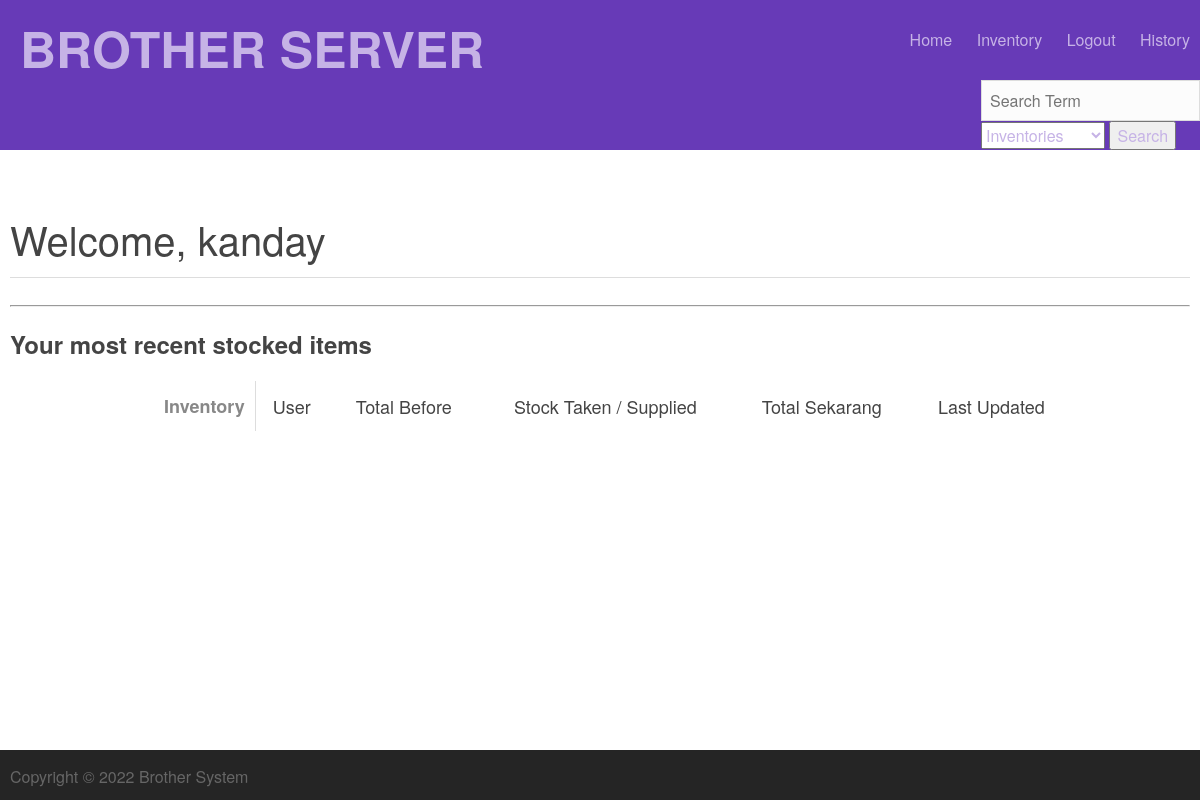
/home (signed in), run on an earlier commit of the app's database.
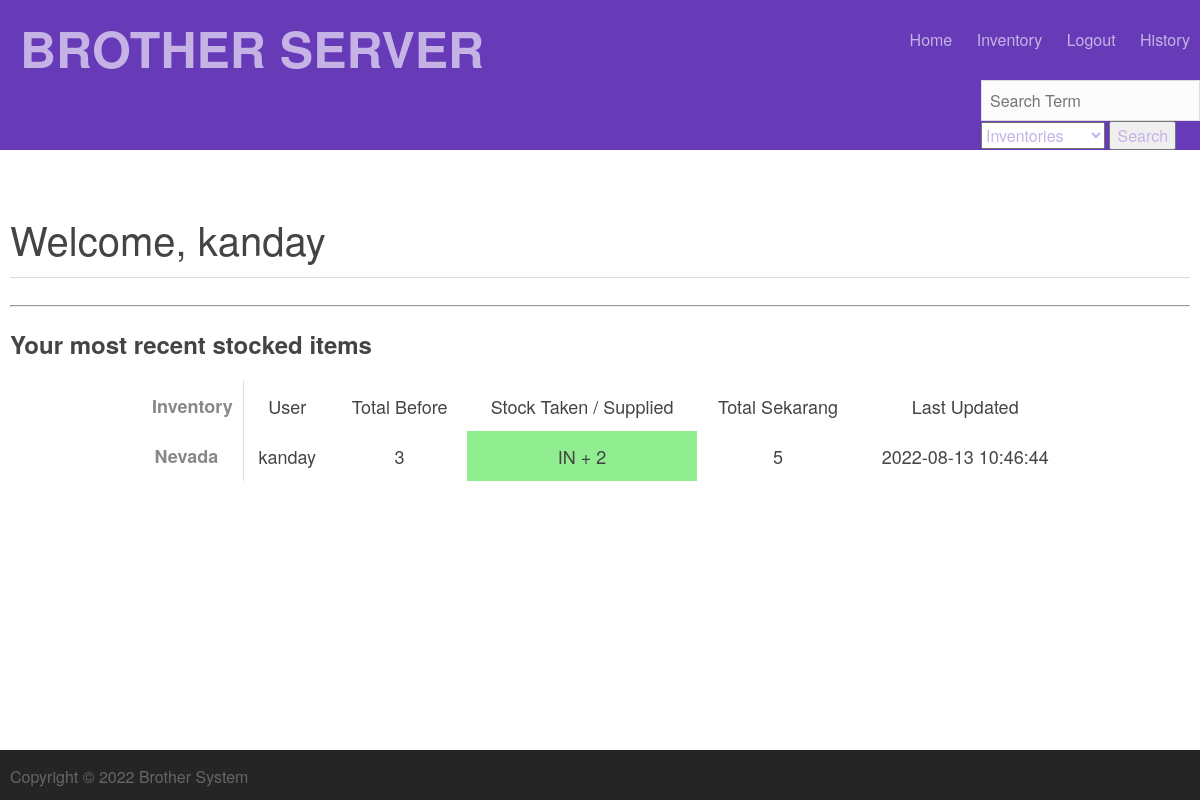
And on a later commit of the database.
### tables this page shows
CREATE TABLE Users(
            user_id INTEGER PRIMARY KEY AUTOINCREMENT,
            username TEXT,
            password TEXT,
            admin INTEGER DEFAULT 0);

CREATE TABLE History(
            history_id INTEGER PRIMARY KEY AUTOINCREMENT,
            user_id INTEGER REFERENCES Users(user_id) NOT NULL,
            inventory_id INTEGER REFERENCES Inventory(inventory_id) NOT NULL,
            stock_before INTEGER,
            stock_after INTEGER,
            stock_taken_supplied INTEGER,
            lastviewed DATE NOT NULL
        );

CREATE TABLE Inventory(
            inventory_id INTEGER PRIMARY KEY AUTOINCREMENT,
            inventoryname TEXT,
            quantity INT,
            description TEXT);

### run.py (the view)
@app.route('/home')
def home():
    if ('logged_in' not in session or not session['logged_in']):
        return redirect(url_for('login'))
    page['title'] = 'User Page'
    user_history = None
    user_history = myDatabase.select_all_history()
    if user_history == None:
        user_history = []
    return render_template("home.html",
                            page=page,
                            session=session,
                            user=user_details,
                            user_history=user_history)

### database.py (called while the page is built)
    def execute(self, sql_string):
        out = None
        for string in sql_string.split(";"):
            try:
                out = self.cur.execute(string)
            except sqlite3.DatabaseError as e:
                print("database error:{}".format(e))
                pass
        return out

    def select_all_history(self):
        sql_query = """
            SELECT his.history_id, inv.inventoryname, user.username, his.stock_before, his.stock_after, his.stock_taken_supplied, his.lastviewed
            FROM (Inventory inv JOIN History his USING(inventory_id)) JOIN USERS user USING(user_id)
            ORDER BY his.history_id DESC
        """
        result = []
        self.execute(sql_query)
        cols = [a[0] for a in self.cur.description]
        returning = self.cur.fetchall()
        for row in returning:
            result.append({a:b for a,b in zip(cols, row)})
        return result

### templates/home.html
{% include 'top.html' %}
<div class="content">
  <div class="container details">
    <h1 class="title">Welcome, {{ user['username'] }}</h1>
    <hr />
    <div>
      <h2 class="containertitle">Your most recent stocked items</h2>
      <table class="styled">
        <thead>
          <tr>
            <td>Inventory</td>
            <td>User</td>
            <td>Total Before</td>
            <td>Stock Taken / Supplied</td>
            <td>Total Sekarang</td>
            <td>Last Updated</td>
          </tr>
        </thead>
        <tbody>
          {% for instance in user_history %}
          <tr>
            <td style="text-align: center">{{ instance.inventoryname }}</td>
            <td>{{ instance.username }}</td>
            <td>{{ instance.stock_before }}</td>
            {% if instance.stock_taken_supplied < 0 %}
            <td bgcolor="lightcoral">OUT {{ instance.stock_taken_supplied }}</td>
            {% else %}
            <td bgcolor="lightgreen">IN + {{ instance.stock_taken_supplied }}</td>
            {% endif %}
            <td>{{ instance.stock_after }}</td>
            <td>{{ instance.lastviewed }}</td>
          </tr>
          {% endfor %}
        </tbody>
      </table>
    </div>
  </div>
</div>
{% include 'bottom.html'%}

What changed in the data, as far as the page shows it:
now on this page (row unchanged): Users: username "kanday"
added History: inventoryname "Nevada", username "kanday", stock_before "3", stock_taken_supplied "2", stock_after "5", lastviewed "2022-08-13 10:46:44"
Also different on the page:
{{ user['username'] }}: "kanday" → (not shown)
